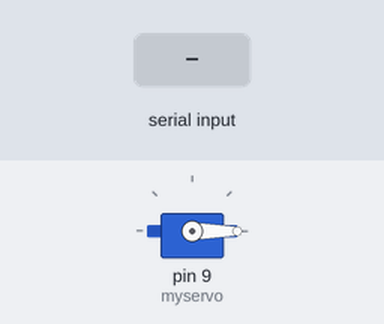
The sketch below on a simulated Arduino Uno, built with avr-gcc and run on an emulated ATmega328P. Shown: servo. The test bench sets the inputs (shaded band). What the sketch prints to the serial monitor is not drawn.

Above: at 1.2 s.
1.3 s: byte 30 received over Serial
At 2.4 s:
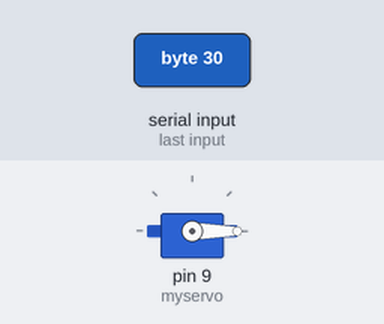
2.9 s: byte 90 received over Serial
At 3.8 s:
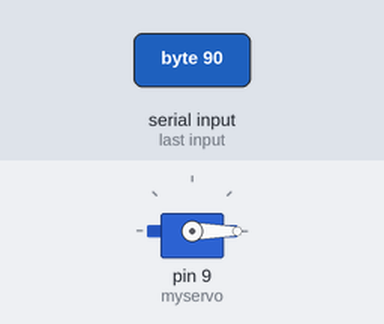
4.5 s: byte 120 received over Serial
At 5.1 s:
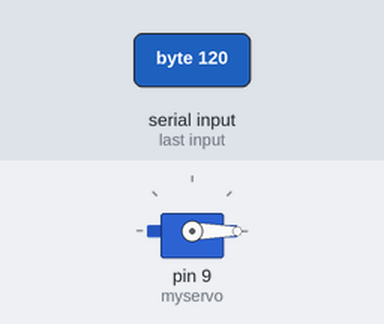
Timing chart, 0 to 7.5 s (numbered marks = the images above; inputs shaded):
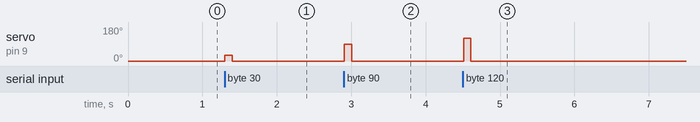

The sketch:

servo_serial.ino
```cpp
#include <Servo.h>

Servo myservo;
int input;
void setup()
{
  myservo.attach(9);
  Serial.begin(9600);
  myservo.write(0);
}

void loop() {
    input = Serial.read();
    myservo.write(input);
    Serial.println(10);
    delay (100);
}
```

Measured:
- after the input at 1.3 s, servo on pin 9 (myservo): 0° → 30° at once, → 0° 0.10 s later
- after the input at 2.9 s, servo on pin 9 (myservo): 0° → 90° at once, → 0° 0.10 s later
- after the input at 4.5 s, servo on pin 9 (myservo): 0° → 120° at once, → 0° 0.10 s later
